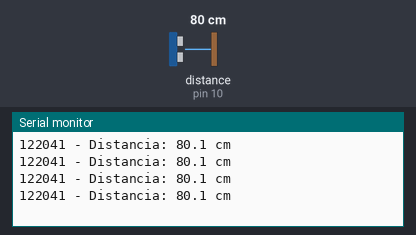
A program run on a simulated Arduino Uno, built with avr-gcc and run on an emulated ATmega328P. Parts: the last lines printed to the serial monitor. Wiring (from diagram.json): ultrasonic range finder: trigger pin 11; echo pin 10. The test bench sets the inputs (shaded band); at power-on: distance to the obstacle (sensor on pin 10) 80 cm. The echo pulse lasts 58.3 µs per cm.

Above: at 1.2 s.
1.3 s: distance to the obstacle (sensor on pin 10) set to 60 cm
At 1.74 s:
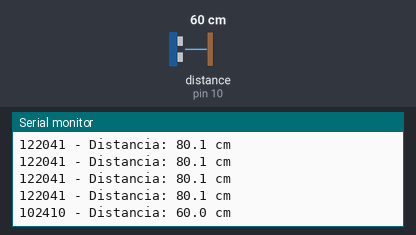
4.3 s: distance to the obstacle (sensor on pin 10) set to 2 cm
At 4.48 s:
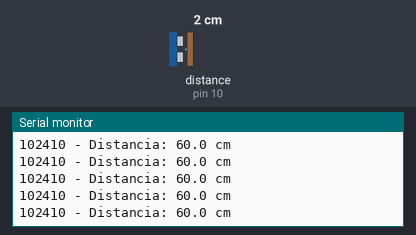
Timing chart, 0 to 7.3 s (numbered marks = the images above; inputs shaded):
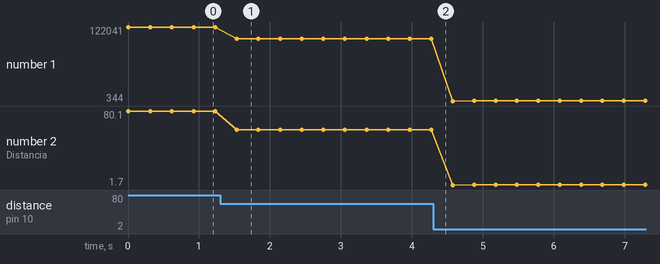

The program:

main.cpp
```cpp
#include <Arduino.h>
//Definir os pinos utilizados pelo sensor ultrassonico
const int TRIG = 11; // Envia o pulso ultrassonico
const int ECHO = 10; // Recebe o retorno do pulso

void setup() {
  // inicia o Monitor Serial
  Serial.begin(9600); // com velocidade de 9600

  // O TRIG é uma saida, o arduino enviar um sinal para o sensor
  pinMode(TRIG, OUTPUT);

  // O ECHO é um entrada, o arduino recebe um sinal do sensor
  pinMode(ECHO, INPUT);

}

void loop() {

  // Garantir que o pino TRIG começe desligado
  digitalWrite(TRIG, LOW);

  // Aguarda 2 microsegundos
  delayMicroseconds(2);

  // Enviar um pulso inical para medição
  digitalWrite(TRIG, HIGH);

  // Manter o pulso ligado por
  delayMicroseconds(10);

  // Encerra o pulso
  digitalWrite(TRIG, LOW);

  // medir o tempo que o ECHO permanece ligao(HIGH)
  // Representa o tempo de ida e volta do som
  unsigned long duracao = pulseIn(ECHO, HIGH);

  //Fazer a converção tempo em centimetros
  // caminho de ida e volta ate o objeto medido
  float distancia = duracao / 58.0;

  //Exibir a distancia no Monitor Serial
  Serial.print(duracao, 5);
  Serial.print(" - ");
  Serial.print("Distancia: ");
  //Mostrar a distancia com 1 casa decimal
  Serial.print(distancia, 1);
  Serial.println(" cm");

//Aguardar alguns milissegundos

  delay(300);

}
```

Measured:
- after the input at 1.3 s, the serial monitor: prints a new line after 0.23 s (image 1)
- plotted number 1: 122041 → 102410 after the input at 1.3 s, 102410 → 433 after the input at 4.3 s
- plotted number 2: 80.1 → 60 after the input at 1.3 s, 60 → 2 after the input at 4.3 s
